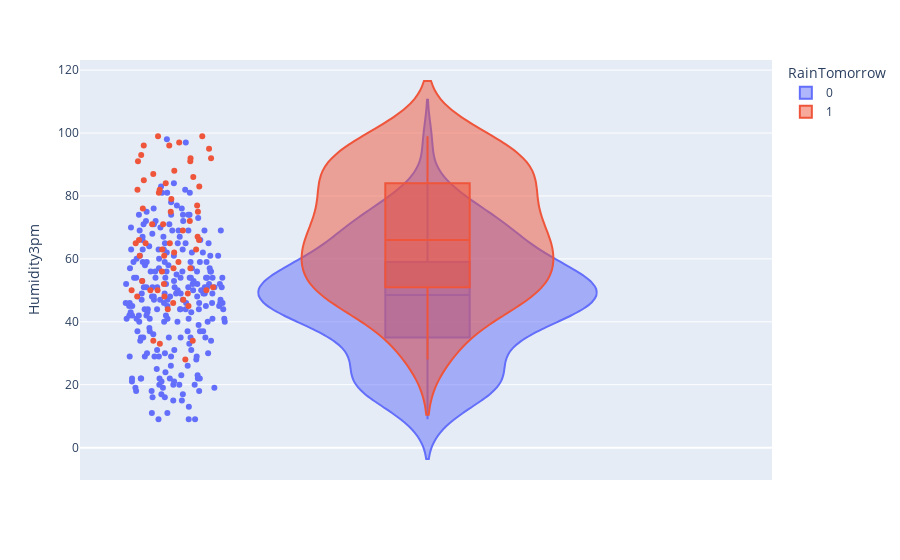

The notebook cell this image was saved under:
### Code cell
df = px.data.tips()
fig = px.violin(scatter_data, y='Humidity3pm', x=None,
                box=True, points='all',
                color='RainTomorrow', violinmode='overlay')
fig

### Figure 1 — Plotly figure (JSON) as saved in the notebook; plotly's stock layout.template omitted (floating-point values rounded to 4 significant figures; data arrays with more than 128 entries replaced by an {"elided": "..."} marker saying what was removed)
{"data": [{"alignmentgroup": "True", "box": {"visible": true}, "hovertemplate": "RainTomorrow=0<br>Humidity3pm=%{y}<extra></extra>", "legendgroup": "0", "marker": {"color": "#636efa"}, "name": "0", "offsetgroup": "0", "orientation": "v", "points": "all", "scalegroup": "True", "showlegend": true, "type": "violin", "x0": " ", "xaxis": "x", "y": {"elided": "238 int values"}, "y0": " ", "yaxis": "y"}, {"alignmentgroup": "True", "box": {"visible": true}, "hovertemplate": "RainTomorrow=1<br>Humidity3pm=%{y}<extra></extra>", "legendgroup": "1", "marker": {"color": "#EF553B"}, "name": "1", "offsetgroup": "1", "orientation": "v", "points": "all", "scalegroup": "True", "showlegend": true, "type": "violin", "x0": " ", "xaxis": "x", "y": [81, 83, 75, 66, 99, 63, 61, 47, 76, 87, 65, 93, 71, 96, 69, 72, 84, 66, 34, 71, 59, 48, 50, 62, 34, 50, 82, 75, 45, 88, 99, 48, 33, 91, 57, 53, 51, 67, 28, 49, 82, 61, 91, 44, 95, 92, 50, 63, 65, 96, 79, 57, 85, 50, 86, 92, 56, 77, 52, 46, 97, 65], "y0": " ", "yaxis": "y"}], "layout": {"legend": {"title": {"text": "RainTomorrow"}, "tracegroupgap": 0}, "margin": {"t": 60}, "violinmode": "overlay", "xaxis": {"anchor": "y", "domain": [0, 1]}, "yaxis": {"anchor": "x", "domain": [0, 1], "title": {"text": "Humidity3pm"}}}}
